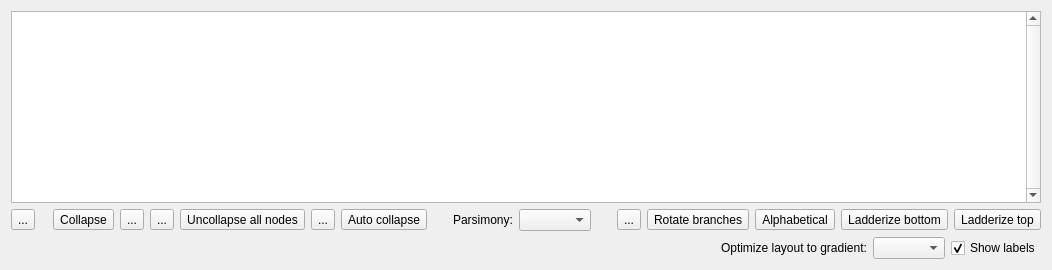
          <widget class="QWidget" name="anotherLayoutWidget">
           <layout class="QVBoxLayout" name="verticalLayout_30">
            <property name="sizeConstraint">
             <enum>QLayout::SetDefaultConstraint</enum>
            </property>
            <item>
             <widget class="TreeViewport" name="clusterTreeViewport">
              <property name="verticalScrollBarPolicy">
               <enum>Qt::ScrollBarAlwaysOn</enum>
              </property>
              <property name="horizontalScrollBarPolicy">
               <enum>Qt::ScrollBarAlwaysOff</enum>
              </property>
             </widget>
            </item>
            <item>
             <layout class="QHBoxLayout" name="horizontalLayout_15">
              <item>
               <widget class="QToolButton" name="tbClusterTreeRun">
                <property name="toolTip">
                 <string>Run cluster tree analysis</string>
                </property>
                <property name="statusTip">
                 <string>Run cluster tree analysis</string>
                </property>
                <property name="text">
                 <string>...</string>
                </property>
                <property name="icon">
                 <iconset resource="gui.qrc">
                  <normaloff>:/icons/icons/clusterTree-run.png</normaloff>:/icons/icons/clusterTree-run.png</iconset>
                </property>
                <property name="iconSize">
                 <size>
                  <width>24</width>
                  <height>24</height>
                 </size>
                </property>
               </widget>
              </item>
              <item>
               <spacer name="horizontalSpacer_37">
                <property name="orientation">
                 <enum>Qt::Horizontal</enum>
                </property>
                <property name="sizeType">
                 <enum>QSizePolicy::Fixed</enum>
                </property>
                <property name="sizeHint" stdset="0">
                 <size>
                  <width>12</width>
                  <height>20</height>
                 </size>
                </property>
               </spacer>
              </item>
              <item>
               <widget class="QToolButton" name="tbClusterTreeToggleCollapse">
                <property name="toolTip">
                 <string>Collapse/Uncollapse node</string>
                </property>
                <property name="statusTip">
                 <string>Toggle collapsed state of node</string>
                </property>
                <property name="text">
                 <string>Collapse</string>
                </property>
                <property name="icon">
                 <iconset resource="gui.qrc">
                  <normaloff>:/icons/icons/collapse.png</normaloff>:/icons/icons/collapse.png</iconset>
                </property>
                <property name="iconSize">
                 <size>
                  <width>24</width>
                  <height>24</height>
                 </size>
                </property>
                <property name="autoRaise">
                 <bool>false</bool>
                </property>
                <property name="arrowType">
                 <enum>Qt::NoArrow</enum>
                </property>
               </widget>
              </item>
              <item>
               <widget class="QToolButton" name="tbClusterTreeCollapseComplement">
                <property name="toolTip">
                 <string>Collapse all unselected nodes</string>
                </property>
                <property name="statusTip">
                 <string>Collapse all unselected nodes</string>
                </property>
                <property name="text">
                 <string>...</string>
                </property>
                <property name="icon">
                 <iconset resource="gui.qrc">
                  <normaloff>:/icons/icons/collapse-complement.png</normaloff>:/icons/icons/collapse-complement.png</iconset>
                </property>
                <property name="iconSize">
                 <size>
                  <width>24</width>
                  <height>24</height>
                 </size>
                </property>
               </widget>
              </item>
              <item>
               <widget class="QToolButton" name="tbClusterTreeCollapseAll">
                <property name="toolTip">
                 <string>Collapse all nodes</string>
                </property>
                <property name="statusTip">
                 <string>Collapse all nodes</string>
                </property>
                <property name="text">
                 <string>...</string>
                </property>
                <property name="icon">
                 <iconset resource="gui.qrc">
                  <normaloff>:/icons/icons/collapse-all.png</normaloff>:/icons/icons/collapse-all.png</iconset>
                </property>
                <property name="iconSize">
                 <size>
                  <width>24</width>
                  <height>24</height>
                 </size>
                </property>
               </widget>
              </item>
              <item>
               <widget class="QToolButton" name="tbClusterTreeUncollapseAll">
                <property name="toolTip">
                 <string>Uncollapse all nodes</string>
                </property>
                <property name="statusTip">
                 <string>Uncollapse all nodes</string>
                </property>
                <property name="text">
                 <string>Uncollapse all nodes</string>
                </property>
                <property name="icon">
                 <iconset resource="gui.qrc">
                  <normaloff>:/icons/icons/phylogram.png</normaloff>:/icons/icons/phylogram.png</iconset>
                </property>
                <property name="iconSize">
                 <size>
                  <width>24</width>
                  <height>24</height>
                 </size>
                </property>
                <property name="autoRaise">
                 <bool>false</bool>
                </property>
                <property name="arrowType">
                 <enum>Qt::NoArrow</enum>
                </property>
               </widget>
              </item>
              <item>
               <widget class="QToolButton" name="tbClusterTreeCollapseToScreen">
                <property name="toolTip">
                 <string>Collapse tree to fit on screen</string>
                </property>
                <property name="statusTip">
                 <string>Collapse tree to fit on screen</string>
                </property>
                <property name="text">
                 <string>...</string>
                </property>
                <property name="icon">
                 <iconset resource="gui.qrc">
                  <normaloff>:/icons/icons/collapse-fit-on-screen.png</normaloff>:/icons/icons/collapse-fit-on-screen.png</iconset>
                </property>
                <property name="iconSize">
                 <size>
                  <width>24</width>
                  <height>24</height>
                 </size>
                </property>
               </widget>
              </item>
              <item>
               <widget class="QToolButton" name="tbClusterTreeAutoCollapse">
                <property name="toolTip">
                 <string>Collapse node wizard</string>
                </property>
                <property name="statusTip">
                 <string>Collapse node wizard</string>
                </property>
                <property name="text">
                 <string>Auto collapse</string>
                </property>
                <property name="icon">
                 <iconset resource="gui.qrc">
                  <normaloff>:/icons/icons/collapse-auto.png</normaloff>:/icons/icons/collapse-auto.png</iconset>
                </property>
                <property name="iconSize">
                 <size>
                  <width>26</width>
                  <height>24</height>
                 </size>
                </property>
                <property name="checkable">
                 <bool>true</bool>
                </property>
               </widget>
              </item>
              <item>
               <spacer name="horizontalSpacer_35">
                <property name="orientation">
                 <enum>Qt::Horizontal</enum>
                </property>
                <property name="sizeHint" stdset="0">
                 <size>
                  <width>20</width>
                  <height>20</height>
                 </size>
                </property>
               </spacer>
              </item>
              <item>
               <widget class="QLabel" name="label_69">
                <property name="text">
                 <string>Parsimony:</string>
                </property>
               </widget>
              </item>
              <item>
               <widget class="QComboBox" name="cboClusterTreeParsimony">
                <property name="sizePolicy">
                 <sizepolicy hsizetype="Preferred" vsizetype="Fixed">
                  <horstretch>0</horstretch>
                  <verstretch>0</verstretch>
                 </sizepolicy>
                </property>
                <property name="insertPolicy">
                 <enum>QComboBox::InsertAlphabetically</enum>
                </property>
                <property name="sizeAdjustPolicy">
                 <enum>QComboBox::AdjustToContents</enum>
                </property>
               </widget>
              </item>
              <item>
               <spacer name="horizontalSpacer_36">
                <property name="orientation">
                 <enum>Qt::Horizontal</enum>
                </property>
                <property name="sizeHint" stdset="0">
                 <size>
                  <width>20</width>
                  <height>20</height>
                 </size>
                </property>
               </spacer>
              </item>
              <item>
               <widget class="QToolButton" name="tbClusterTreeReroot">
                <property name="toolTip">
                 <string>Reroot tree</string>
                </property>
                <property name="statusTip">
                 <string>Reroot tree</string>
                </property>
                <property name="text">
                 <string>...</string>
                </property>
                <property name="icon">
                 <iconset resource="gui.qrc">
                  <normaloff>:/icons/icons/reroot.png</normaloff>:/icons/icons/reroot.png</iconset>
                </property>
                <property name="iconSize">
                 <size>
                  <width>24</width>
                  <height>24</height>
                 </size>
                </property>
               </widget>
              </item>
              <item>
               <widget class="QToolButton" name="tbClusterTreeRotateBranches">
                <property name="toolTip">
                 <string>Rotate branches</string>
                </property>
                <property name="statusTip">
                 <string>Rotate branches</string>
                </property>
                <property name="text">
                 <string>Rotate branches</string>
                </property>
                <property name="icon">
                 <iconset resource="gui.qrc">
                  <normaloff>:/icons/icons/arrow_switch.png</normaloff>:/icons/icons/arrow_switch.png</iconset>
                </property>
                <property name="iconSize">
                 <size>
                  <width>24</width>
                  <height>24</height>
                 </size>
                </property>
                <property name="shortcut">
                 <string>Ctrl+S</string>
                </property>
               </widget>
              </item>
              <item>
               <widget class="QToolButton" name="tbClusterTreeAlphabetical">
                <property name="toolTip">
                 <string>Put leaf nodes in alphabetical order</string>
                </property>
                <property name="statusTip">
                 <string>Put leaf nodes in alphabetical order</string>
                </property>
                <property name="text">
                 <string>Alphabetical</string>
                </property>
                <property name="icon">
                 <iconset resource="gui.qrc">
                  <normaloff>:/icons/icons/sort_columns.png</normaloff>:/icons/icons/sort_columns.png</iconset>
                </property>
                <property name="iconSize">
                 <size>
                  <width>24</width>
                  <height>24</height>
                 </size>
                </property>
               </widget>
              </item>
              <item>
               <widget class="QToolButton" name="tbClusterTreeLadderizeBottom">
                <property name="toolTip">
                 <string>Ladderize tree from bottom</string>
                </property>
                <property name="statusTip">
                 <string>Ladderize tree from bottom</string>
                </property>
                <property name="text">
                 <string>Ladderize bottom</string>
                </property>
                <property name="icon">
                 <iconset resource="gui.qrc">
                  <normaloff>:/icons/icons/sort_ascending.png</normaloff>:/icons/icons/sort_ascending.png</iconset>
                </property>
                <property name="iconSize">
                 <size>
                  <width>24</width>
                  <height>24</height>
                 </size>
                </property>
               </widget>
              </item>
              <item>
               <widget class="QToolButton" name="tbClusterTreeLadderizeTop">
                <property name="toolTip">
                 <string>Ladderize tree from top</string>
                </property>
                <property name="statusTip">
                 <string>Ladderize tree from top</string>
                </property>
                <property name="text">
                 <string>Ladderize top</string>
                </property>
                <property name="icon">
                 <iconset resource="gui.qrc">
                  <normaloff>:/icons/icons/sort_descending.png</normaloff>:/icons/icons/sort_descending.png</iconset>
                </property>
                <property name="iconSize">
                 <size>
                  <width>24</width>
                  <height>24</height>
                 </size>
                </property>
               </widget>
              </item>
             </layout>
            </item>
            <item>
             <layout class="QHBoxLayout" name="horizontalLayout_13">
              <item>
               <spacer name="horizontalSpacer_53">
                <property name="orientation">
                 <enum>Qt::Horizontal</enum>
                </property>
                <property name="sizeHint" stdset="0">
                 <size>
                  <width>40</width>
                  <height>20</height>
                 </size>
                </property>
               </spacer>
              </item>
              <item>
               <widget class="QLabel" name="label_84">
                <property name="text">
                 <string>Optimize layout to gradient:</string>
                </property>
               </widget>
              </item>
              <item>
               <widget class="QComboBox" name="cboGradientField"/>
              </item>
              <item>
               <widget class="QCheckBox" name="chkGradientLabels">
                <property name="text">
                 <string>Show labels</string>
                </property>
                <property name="checked">
                 <bool>true</bool>
                </property>
               </widget>
              </item>
             </layout>
            </item>
           </layout>
          </widget>
